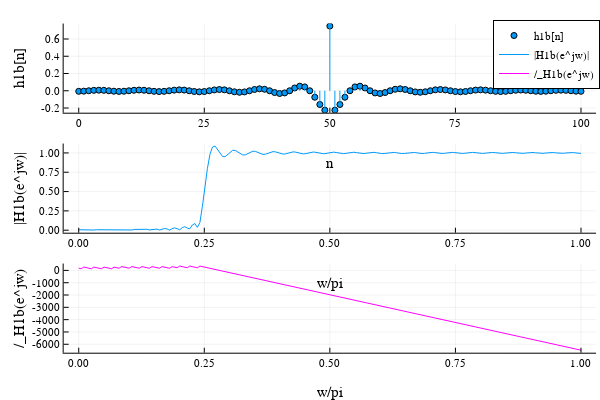

Notebook code for this chart:
### Code cell
#Resposta em frequência do filtro H2a(e^jw)

h1b = hdelta - h1a

p1 = plot(n, h1b, line = :stem, xlabel = "n", ylabel = "h1b[n]", label = "h1b[n]"; marker = (:circle, 3))

w = range(0 , pi, length = 200)

h1bf = PolynomialRatio(h1b , [1])

H1b = freqz(h1bf, w)

p2 = plot(w/pi, abs.(H1b), xlabel = "w/pi", ylabel = "|H1b(e^jw)|", label = "|H1b(e^jw)|")

p3 = plot(w/pi,  unwrap(angle.(H1b))*180/pi, xlabel = "w/pi", ylabel = "/_H1b(e^jw)", label = "/_H1b(e^jw)", line = :magenta)

plot(p1, p2,  p3, layout = (3,1))
